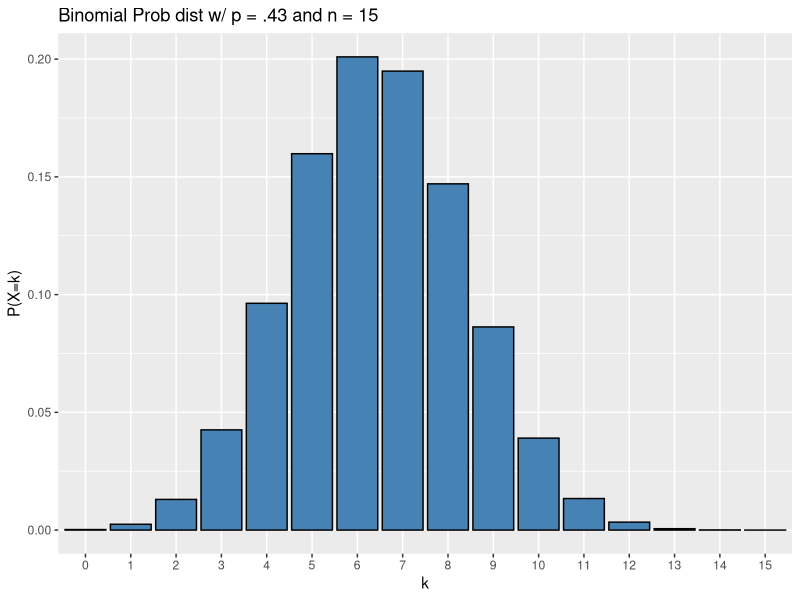
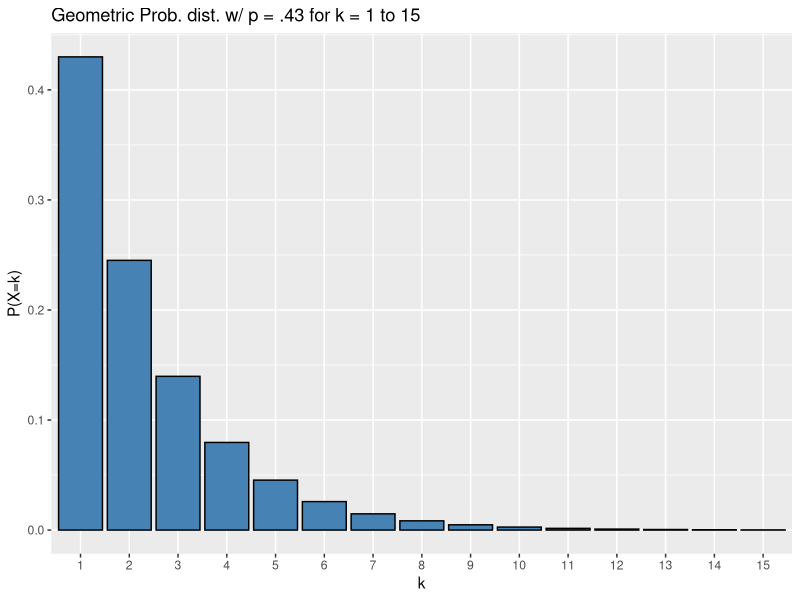

The R source for these figures, in order:
## ---- chunk 1
library(tidyverse)
## ---- chunk 2
val <- c(1,2,5,0)
prob <- c(3/12, 2/12, 1/12, 6/12)
## ---- chunk 3
exp_val <- sum(val*prob)
exp_val
## ---- chunk 4
varX <- sum(prob*(val - exp_val)^2)
varX
## ---- chunk 5
sdX <- sqrt(varX)
sdX
## ---- chunk 6
bf <- tibble(k = 0:15, 
             prob = dbinom(k, 15, .43))

 ggplot(bf, aes(x = as.factor(k), y = prob)) + 
   geom_col(color = "black", fill = "steelblue") +
   xlab("k") +
   ylab("P(X=k)") +
   labs(title = "Binomial Prob dist w/ p = .43 and n = 15")
## ---- chunk 7
    dbinom(4, 15, .43)
## ---- chunk 8
    pbinom(4, 15, .43)
## ---- chunk 9
    pbinom(3, 15, .43, lower.tail= FALSE)
    #or
    1 - pbinom(3, 15, .43)
## ---- chunk 10
    qbinom(.75, 15, .43)
## ---- chunk 11
    pbinom(8, 15, .43)
## ---- chunk 12
gf <- tibble(k = 1:15, 
             prob = dgeom(k-1,.43))

ggplot(gf, aes(x = as.factor(k), y = prob)) + 
  geom_col(color = "black", fill = "steelblue") +
  xlab("k") +
  ylab("P(X=k)") +
  labs(title = "Geometric Prob. dist. w/ p = .43 for k = 1 to 15")
## ---- chunk 13
    dgeom(5, .43)
    # or
    (1-.43)^5*.43
## ---- chunk 14
    pgeom(5, .43)
## ---- chunk 15
    pgeom(4, .43, lower.tail = FALSE) # 1 - P(X <= 5) = P(X >5) = P(X >=6)
    # or
    1 - (dgeom(0, .43) + dgeom(1, .43) + dgeom(2, .43) + dgeom(3, .43)
         + dgeom(4, .43))
## ---- chunk 16
    qgeom(.75, .43)
## ---- chunk 17
    pgeom(2, .43)
